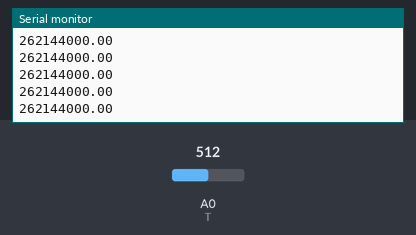
The sketch below on a simulated Arduino Uno, built with avr-gcc and run on an emulated ATmega328P. Parts: the last lines printed to the serial monitor. The test bench sets the inputs (shaded band); at power-on: A0 (T) = 512.

Above: at 1.2 s.
1.3 s: A0 (T) set to 716
At 1.34 s:
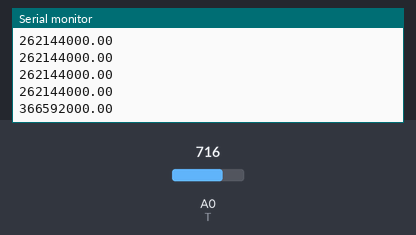
2.8 s: A0 (T) set to 900
At 2.81 s:
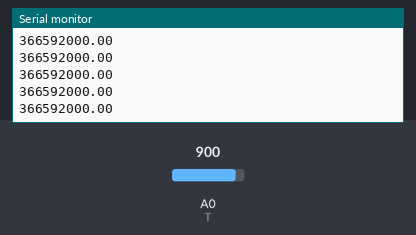
Timing chart, 0 to 5.8 s (numbered marks = the images above; inputs shaded):
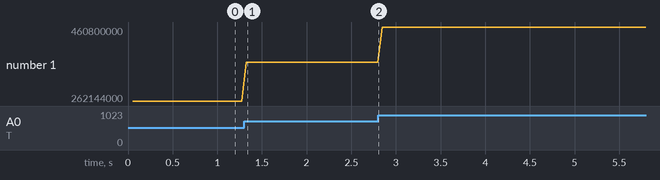

Measured:
- after the input at 1.3 s, the serial monitor: prints a new line at once (image 1)
- plotted number 1: 262144000 → 366592000 after the input at 1.3 s, 366592000 → 460800000 after the input at 2.8 s

The sketch:

Prueba_BT2.ino
```cpp
#include <SoftwareSerial.h>
//SoftwareSerial BT(11,10);
#define T A0
void setup() {
  // put your setup code here, to run once:
  Serial.begin(38000);
  pinMode(T,INPUT);
  //BT.begin(38000);
  Serial.print("prueba");
}

void loop() {
  // put your main code here, to run repeatedly:
  tempe();
}
void tempe(){
  float temp = analogRead(T);
  temp = (temp * 500)*1024.0;

  //BT.print(temp);
  //BT.print(";");
  Serial.println(temp);
  delay(50);
}
```
